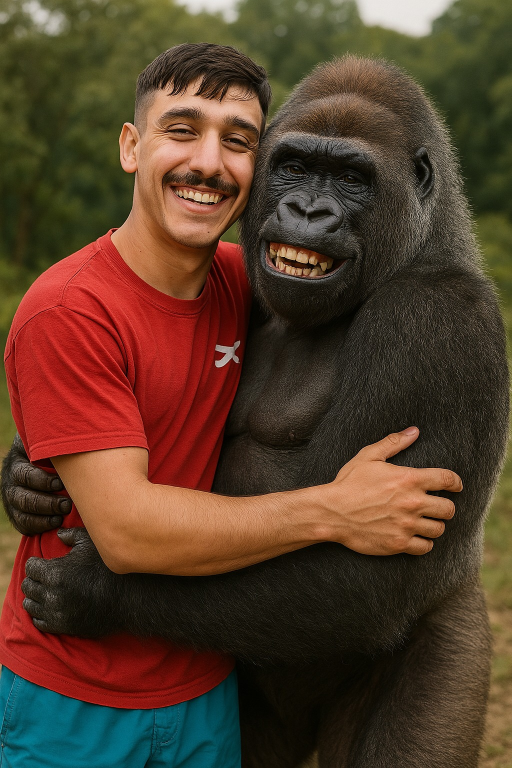
#> input picture lab2/artur.jpg, 1024 x 1536 px (shown at 1/2 size)
$ python filters.py
#> lines starting #> are read from the running program, lines starting #| are printed output that depends on the picture
import numpy as np
import cv2

img = cv2.imread('artur.jpg')
#> img is the input picture: shape (1536, 1024, 3); mean B, G, R 42, 60.3, 86.1

# mean_3x3 = (1/9) * np.array([
#     [1, 1, 1],
#     [1, 1, 1],
#     [1, 1, 1]
# ])

kernel = (1/16) * np.array([
    [1, 2, 1],
    [2, 4, 2],
    [1, 2, 1]
])

mean_5x5 = (1/25) * np.ones((5, 5))

mean_7x7 = (1/49) * np.ones((7, 7))

gauss_5x5 = (1/273) * np.array([
    [1,  4,  7,  4, 1],
    [4, 16, 26, 16, 4],
    [7, 26, 41, 26, 7],
    [4, 16, 26, 16, 4],
    [1,  4,  7,  4, 1]
])

gauss_7x7 = (1/1003) * np.array([
    [0,   0,   1,   2,   1,  0,  0],
    [0,   3,  13,  22,  13,  3,  0],
    [1,  13,  59,  97,  59, 13,  1],
    [2,  22,  97, 159,  97, 22,  2],
    [1,  13,  59,  97,  59, 13,  1],
    [0,   3,  13,  22,  13,  3,  0],
    [0,   0,   1,   2,   1,  0,  0]
])

kernel_sobel_x = np.array([
    [-1, 0, 1],
    [-2, 0, 2],
    [-1, 0, 1]
])


kernel_sobel_y = np.array([
    [-1, -2, -1],
    [0, 0, 0],
    [1, 2, 1]
])


kernel_roberts_x = np.array([
    [1, 0], [0, -1]
])

kernel_roberts_y = np.array([
    [0, -1], [1, 0]
])


lap_a = np.array([
    [0, 1, 0],
    [1, -4, 1],
    [0, 1, 0]
])

lap_b = np.array([
    [1, 1, 1],
    [1, -8, 1],
    [1, 1, 1]
])

lap_c = np.array([
    [0, -1, 0],
    [-1, 4, -1],
    [0, -1, 0]
])

lap_d = np.array([
    [-1, -1, -1],
    [-1, 8, -1],
    [-1,-1, -1]
])


filtered = cv2.filter2D(img, -1, lap_d)
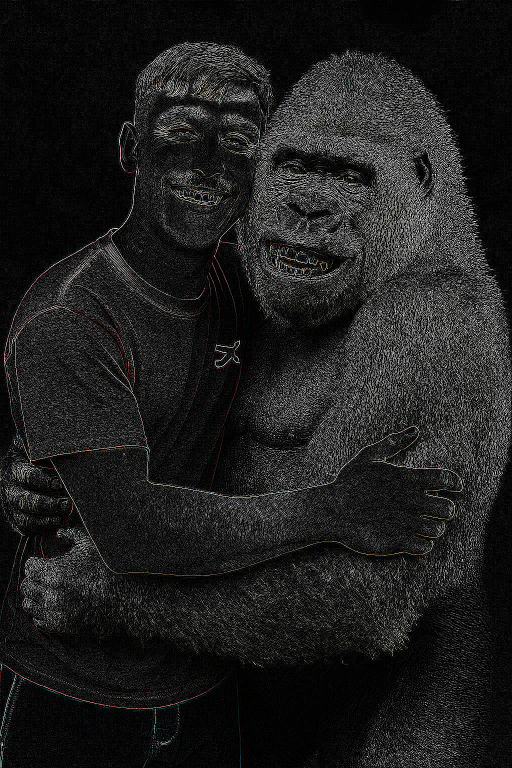
#> filtered: shape (1536, 1024, 3) (shown at 1/2 size); mean B, G, R 29.7, 30, 30.2

cv2.imwrite('filtered.jpg', filtered)
